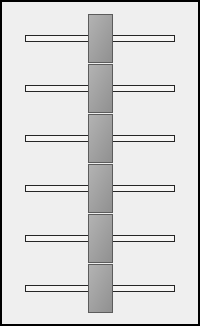
          <widget class="QFrame" name="frame_inv1">
           <property name="frameShape">
            <enum>QFrame::Box</enum>
           </property>
           <property name="frameShadow">
            <enum>QFrame::Plain</enum>
           </property>
           <property name="lineWidth">
            <number>2</number>
           </property>
           <layout class="QHBoxLayout" name="horizontalLayout">
            <property name="sizeConstraint">
             <enum>QLayout::SetDefaultConstraint</enum>
            </property>
            <item>
             <layout class="QGridLayout" name="gridLayout_8">
              <property name="sizeConstraint">
               <enum>QLayout::SetDefaultConstraint</enum>
              </property>
              <property name="spacing">
               <number>0</number>
              </property>
              <item row="2" column="0">
               <layout class="QVBoxLayout" name="verticalLayout_4">
                <property name="sizeConstraint">
                 <enum>QLayout::SetDefaultConstraint</enum>
                </property>
                <item>
                 <widget class="QSlider" name="slider_z">
                  <property name="sizePolicy">
                   <sizepolicy hsizetype="Expanding" vsizetype="Expanding">
                    <horstretch>0</horstretch>
                    <verstretch>0</verstretch>
                   </sizepolicy>
                  </property>
                  <property name="minimumSize">
                   <size>
                    <width>100</width>
                    <height>50</height>
                   </size>
                  </property>
                  <property name="styleSheet">
                   <string notr="true">.QSlider {
    min-height: 50px;
    max-height: 50px;
}

.QSlider::groove:horizontal {
    border: 1px solid #262626;
    height: 5px;
 background: rgb(246, 245, 244);
    margin: 0 12px;
}

.QSlider::handle:horizontal {
background: qlineargradient(x1:0, y1:0, x2:1, y2:1, stop:0 #b4b4b4, stop:1 #8f8f8f);
    border: 1px solid #5c5c5c;
    width: 23px;
    height: 50px;
    margin: -22px -12px;
}</string>
                  </property>
                  <property name="minimum">
                   <number>-100</number>
                  </property>
                  <property name="maximum">
                   <number>100</number>
                  </property>
                  <property name="orientation">
                   <enum>Qt::Horizontal</enum>
                  </property>
                 </widget>
                </item>
               </layout>
              </item>
              <item row="5" column="0">
               <layout class="QVBoxLayout" name="verticalLayout">
                <property name="sizeConstraint">
                 <enum>QLayout::SetDefaultConstraint</enum>
                </property>
                <item>
                 <widget class="QSlider" name="slider_yaw">
                  <property name="sizePolicy">
                   <sizepolicy hsizetype="Expanding" vsizetype="Expanding">
                    <horstretch>0</horstretch>
                    <verstretch>0</verstretch>
                   </sizepolicy>
                  </property>
                  <property name="minimumSize">
                   <size>
                    <width>100</width>
                    <height>50</height>
                   </size>
                  </property>
                  <property name="styleSheet">
                   <string notr="true">.QSlider {
    min-height: 50px;
    max-height: 50px;
}

.QSlider::groove:horizontal {
    border: 1px solid #262626;
    height: 5px;
 background: rgb(246, 245, 244);
    margin: 0 12px;
}

.QSlider::handle:horizontal {
background: qlineargradient(x1:0, y1:0, x2:1, y2:1, stop:0 #b4b4b4, stop:1 #8f8f8f);
    border: 1px solid #5c5c5c;
    width: 23px;
    height: 50px;
    margin: -22px -12px;
}</string>
                  </property>
                  <property name="minimum">
                   <number>-100</number>
                  </property>
                  <property name="maximum">
                   <number>100</number>
                  </property>
                  <property name="orientation">
                   <enum>Qt::Horizontal</enum>
                  </property>
                  <property name="tickPosition">
                   <enum>QSlider::NoTicks</enum>
                  </property>
                 </widget>
                </item>
               </layout>
              </item>
              <item row="0" column="0">
               <layout class="QVBoxLayout" name="verticalLayout_5">
                <property name="sizeConstraint">
                 <enum>QLayout::SetDefaultConstraint</enum>
                </property>
                <item>
                 <widget class="QSlider" name="slider_x">
                  <property name="sizePolicy">
                   <sizepolicy hsizetype="Expanding" vsizetype="Expanding">
                    <horstretch>0</horstretch>
                    <verstretch>0</verstretch>
                   </sizepolicy>
                  </property>
                  <property name="minimumSize">
                   <size>
                    <width>100</width>
                    <height>50</height>
                   </size>
                  </property>
                  <property name="styleSheet">
                   <string notr="true">.QSlider {
    min-height: 50px;
    max-height: 50px;
}

.QSlider::groove:horizontal {
    border: 1px solid #262626;
    height: 5px;
 background: rgb(246, 245, 244);
    margin: 0 12px;
}

.QSlider::handle:horizontal {
background: qlineargradient(x1:0, y1:0, x2:1, y2:1, stop:0 #b4b4b4, stop:1 #8f8f8f);
    border: 1px solid #5c5c5c;
    width: 23px;
    height: 50px;
    margin: -22px -12px;
}</string>
                  </property>
                  <property name="minimum">
                   <number>-100</number>
                  </property>
                  <property name="maximum">
                   <number>100</number>
                  </property>
                  <property name="orientation">
                   <enum>Qt::Horizontal</enum>
                  </property>
                  <property name="invertedAppearance">
                   <bool>false</bool>
                  </property>
                  <property name="tickPosition">
                   <enum>QSlider::NoTicks</enum>
                  </property>
                  <property name="tickInterval">
                   <number>0</number>
                  </property>
                 </widget>
                </item>
               </layout>
              </item>
              <item row="3" column="0">
               <layout class="QVBoxLayout" name="verticalLayout_3">
                <property name="sizeConstraint">
                 <enum>QLayout::SetDefaultConstraint</enum>
                </property>
                <item>
                 <widget class="QSlider" name="slider_roll">
                  <property name="sizePolicy">
                   <sizepolicy hsizetype="Expanding" vsizetype="Expanding">
                    <horstretch>0</horstretch>
                    <verstretch>0</verstretch>
                   </sizepolicy>
                  </property>
                  <property name="minimumSize">
                   <size>
                    <width>100</width>
                    <height>50</height>
                   </size>
                  </property>
                  <property name="styleSheet">
                   <string notr="true">.QSlider {
    min-height: 50px;
    max-height: 50px;
}

.QSlider::groove:horizontal {
    border: 1px solid #262626;
    height: 5px;
 background: rgb(246, 245, 244);
    margin: 0 12px;
}

.QSlider::handle:horizontal {
background: qlineargradient(x1:0, y1:0, x2:1, y2:1, stop:0 #b4b4b4, stop:1 #8f8f8f);
    border: 1px solid #5c5c5c;
    width: 23px;
    height: 50px;
    margin: -22px -12px;
}</string>
                  </property>
                  <property name="minimum">
                   <number>-100</number>
                  </property>
                  <property name="maximum">
                   <number>100</number>
                  </property>
                  <property name="orientation">
                   <enum>Qt::Horizontal</enum>
                  </property>
                 </widget>
                </item>
               </layout>
              </item>
              <item row="4" column="0">
               <layout class="QVBoxLayout" name="verticalLayout_2">
                <property name="sizeConstraint">
                 <enum>QLayout::SetDefaultConstraint</enum>
                </property>
                <item>
                 <widget class="QSlider" name="slider_pitch">
                  <property name="sizePolicy">
                   <sizepolicy hsizetype="Expanding" vsizetype="Expanding">
                    <horstretch>0</horstretch>
                    <verstretch>0</verstretch>
                   </sizepolicy>
                  </property>
                  <property name="minimumSize">
                   <size>
                    <width>100</width>
                    <height>50</height>
                   </size>
                  </property>
                  <property name="styleSheet">
                   <string notr="true">.QSlider {
    min-height: 50px;
    max-height: 50px;
}

.QSlider::groove:horizontal {
    border: 1px solid #262626;
    height: 5px;
 background: rgb(246, 245, 244);
    margin: 0 12px;
}

.QSlider::handle:horizontal {
background: qlineargradient(x1:0, y1:0, x2:1, y2:1, stop:0 #b4b4b4, stop:1 #8f8f8f);
    border: 1px solid #5c5c5c;
    width: 23px;
    height: 50px;
    margin: -22px -12px;
}</string>
                  </property>
                  <property name="minimum">
                   <number>-100</number>
                  </property>
                  <property name="maximum">
                   <number>100</number>
                  </property>
                  <property name="orientation">
                   <enum>Qt::Horizontal</enum>
                  </property>
                 </widget>
                </item>
               </layout>
              </item>
              <item row="1" column="0">
               <layout class="QVBoxLayout" name="verticalLayout_6">
                <property name="sizeConstraint">
                 <enum>QLayout::SetDefaultConstraint</enum>
                </property>
                <item>
                 <widget class="QSlider" name="slider_y">
                  <property name="sizePolicy">
                   <sizepolicy hsizetype="Expanding" vsizetype="Expanding">
                    <horstretch>0</horstretch>
                    <verstretch>0</verstretch>
                   </sizepolicy>
                  </property>
                  <property name="minimumSize">
                   <size>
                    <width>100</width>
                    <height>50</height>
                   </size>
                  </property>
                  <property name="styleSheet">
                   <string notr="true">.QSlider {
    min-height: 50px;
    max-height: 50px;
}

.QSlider::groove:horizontal {
    border: 1px solid #262626;
    height: 5px;
 background: rgb(246, 245, 244);
    margin: 0 12px;
}

.QSlider::handle:horizontal {
background: qlineargradient(x1:0, y1:0, x2:1, y2:1, stop:0 #b4b4b4, stop:1 #8f8f8f);
    border: 1px solid #5c5c5c;
    width: 23px;
    height: 50px;
    margin: -22px -12px;
}</string>
                  </property>
                  <property name="minimum">
                   <number>-100</number>
                  </property>
                  <property name="maximum">
                   <number>100</number>
                  </property>
                  <property name="orientation">
                   <enum>Qt::Horizontal</enum>
                  </property>
                 </widget>
                </item>
               </layout>
              </item>
             </layout>
            </item>
           </layout>
          </widget>
